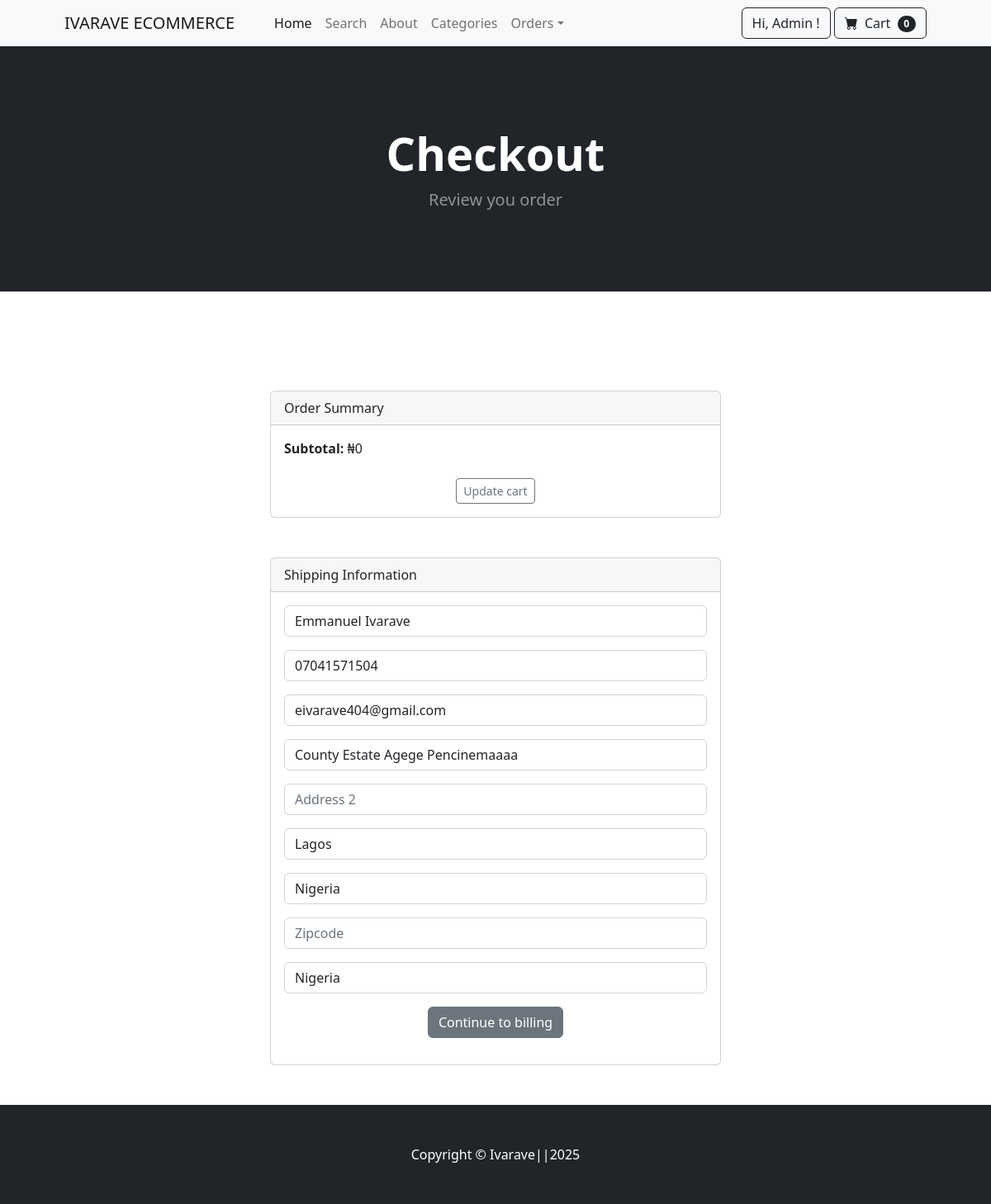
/payment/checkout/ (signed in), run on the app's committed database.
### payment/models.py (models this page shows, shortened)
class shippingAddress(models.Model):
    user = models.ForeignKey('auth.User', on_delete=models.CASCADE, null=True, blank=True)
    shipping_name = models.CharField(max_length=200 )
    shipping_phone = models.CharField(max_length=200 )
    shipping_email = models.CharField(max_length=200 )
    shipping_address1 = models.CharField(max_length=200 )
    shipping_address2 = models.CharField(max_length=200, null=True, blank=True)
    shipping_city = models.CharField(max_length=200 )
    shipping_state = models.CharField(max_length=200 )
    shipping_zipcode = models.CharField(max_length=200, null=True, blank =True)
    shipping_country = models.CharField(max_length=200 )
    class Meta:
        verbose_name = 'Shipping Address'
        verbose_name_plural = 'Shipping Address'

### payment/views.py (the view)
# urls.py: path('checkout/', views.checkout, name='checkout'),
def checkout(request):
    cart = Cart(request)
    cart_products = cart.get_products()
    quantities = cart.get_quantities()
    totals = cart.cart_total()
    if request.user.is_authenticated:
        shipping_user, created = shippingAddress.objects.get_or_create(user=request.user)
        if request.method == 'POST':
            shipping_form = ShippingForm(request.POST, instance=shipping_user)
            if shipping_form.is_valid():
                shipping_form.save()
        else:
            shipping_form = ShippingForm(instance=shipping_user)
    else:
        if request.method == 'POST':
            shipping_form = ShippingForm(request.POST)
        else:
            shipping_form = ShippingForm()
    return render(request, 'payment/checkout.html', {
        'cart_products': cart_products,
        'quantities': quantities,
        'totals': totals,
        'shipping_form': shipping_form
    })

### cart/cart.py (called while the page is built, shortened)
    def __len__(self):
        return len(self.cart)

    def get_products (self):
        product_ids = self.cart.keys()
        products = Product.objects.filter(id__in=product_ids)
        return products

    def get_quantities(self):
        quantities = self.cart
        return quantities

    def cart_total(self):
        product_ids = self.cart.keys()
        products = Product.objects.filter(id__in=product_ids)
        quantities = self.cart
        total = 0
        return total

### cart/context_processors.py (called while the page is built)
def cart(request):
    return {'cart': Cart(request)}

### payment/templates/payment/checkout.html (shortened to what this page needs)
{% extends 'base.html' %}
{% load humanize %}
{% block content %}
        <header class="bg-dark py-5">
            <div class="container px-4 px-lg-5 my-5">
                <div class="text-center text-white">
                    <h1 class="display-4 fw-bolder">Checkout</h1>
                    <p class="lead fw-normal text-white-50 mb-0">Review you order</p>
                </div>
            </div>
        </header>
        <br><br><br>
        <div class="container my-5">
            <div class="row justify-content-center">
                <div class="col-md-6">
                    <div class="card">
                    <div class="card-header">
                        Order Summary
                    </div>
                    <div class="card-body">
                        <div>
                            <strong>
                                Subtotal:</strong> ₦{{ totals|intcomma }}<br><br>
                        </div>
                        <div class="text-center">
                            <a href="{% url 'cart_summary' %}" class="btn btn-sm btn-outline-secondary"> Update cart</a>
                        </div>
                    </div>
                    </div>
                    <br><br>
                    <div class="card">
                    <div class="card-header">
                        Shipping Information
                    </div>
                    <div class="card-body">
                    <form method="POST" action="{% url 'billing_info' %}">
                        {{ shipping_form.as_p }}
                        <div class="text-center my-3">
                            <button type="submit" class="btn btn-secondary">Continue to billing</button>
                        </div>
                    </form>
                    </div>
                    </div>
                </div>
            </div>
        </div>
{% endblock %}

### store/templates/navbar.html (shortened to what this page needs)
<nav class="navbar navbar-expand-lg navbar-light bg-light">
    <div class="container px-4 px-lg-5">
        <a class="navbar-brand" href="{% url 'home' %}">IVARAVE ECOMMERCE</a>
        <div class="collapse navbar-collapse" id="navbarSupportedContent">
            <ul class="navbar-nav me-auto mb-2 mb-lg-0 ms-lg-4">
                <li class="nav-item"><a class="nav-link active" aria-current="page" href="{% url 'home' %}">Home</a></li>
                <li class="nav-item"><a class="nav-link" href="{% url 'search' %}">Search</a></li>
                <li class="nav-item"><a class="nav-link" href="{% url 'about' %}">About</a></li>
                <li class="nav-item"><a class="nav-link" href="{% url 'category_summary' %}">Categories</a></li>
                {% if user.is_authenticated %}
                    {% if user.is_superuser %}
                    <li class="nav-item dropdown">
                    <a class="nav-link dropdown-toggle" id="navbarDropdown" href="#" role="button" data-bs-toggle="dropdown" aria-expanded="false">Orders</a>
                    </li>
                    {% endif %}
            </ul>
            <form class="d-flex">
                <a  href = "{% url 'profile' %} "class="btn btn-outline-dark" type="submit" >
                    Hi, {{ user.username }} !
                </a>
                {% endif %}
                <a href="{% url 'cart_summary' %}" class="btn btn-outline-dark">
                    <i class="bi-cart-fill me-1"></i>
                    Cart
                    <span class="badge bg-dark text-white ms-1 rounded-pill" id ="cart_quantity">{{ cart|length }}</span>
                </a>
            </form>
        </div>
    </div>
</nav>

### data on the page
shippingAddress: shipping_name "Emmanuel Ivarave", shipping_phone "07041571504", shipping_email "eivarave404@gmail.com", shipping_address1 "County Estate Agege Pencinemaaaa", shipping_city "Lagos", shipping_state "Nigeria", shipping_country "Nigeria"

### other printed values
{{ user.username }} "Admin"
{{ cart|length }} "0"
{{ totals|intcomma }} "0"
